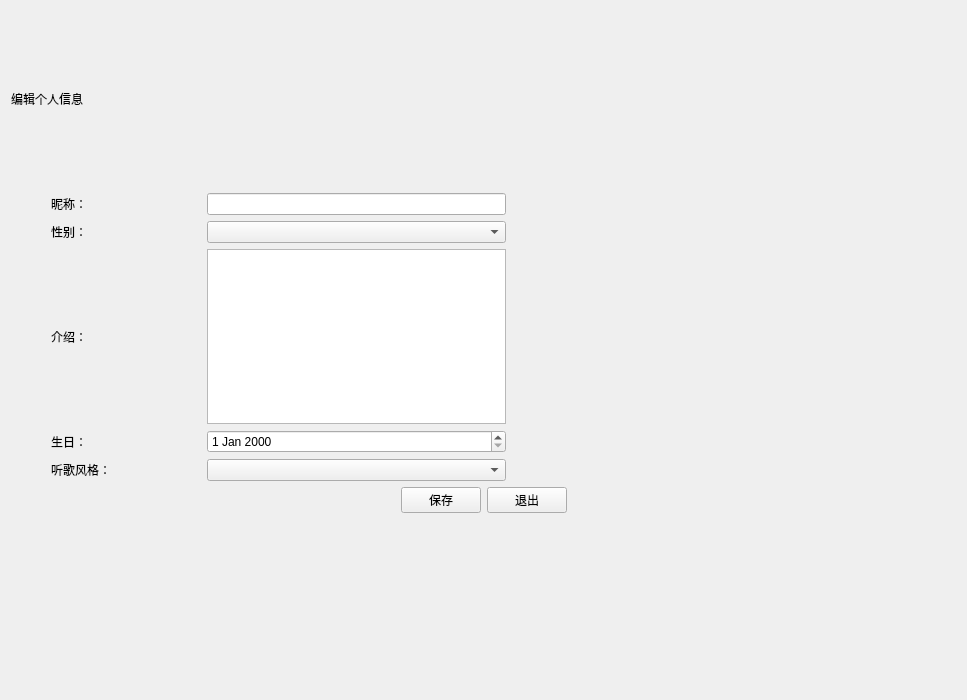
<?xml version="1.0" encoding="UTF-8"?>
<ui version="4.0">
 <class>UserEdit</class>
 <widget class="QWidget" name="UserEdit">
  <property name="geometry">
   <rect>
    <x>0</x>
    <y>0</y>
    <width>967</width>
    <height>700</height>
   </rect>
  </property>
  <property name="windowTitle">
   <string>Form</string>
  </property>
  <layout class="QVBoxLayout" name="verticalLayout_2">
   <item>
    <layout class="QVBoxLayout" name="verticalLayout" stretch="2,1,1,2,1,1,1,2">
     <item>
      <widget class="QLabel" name="label">
       <property name="styleSheet">
        <string notr="true">font: 28pt &quot;微软雅黑&quot;;</string>
       </property>
       <property name="text">
        <string>编辑个人信息</string>
       </property>
      </widget>
     </item>
     <item>
      <layout class="QHBoxLayout" name="horizontalLayout" stretch="0,1,2,3">
       <item>
        <spacer name="horizontalSpacer_5">
         <property name="orientation">
          <enum>Qt::Horizontal</enum>
         </property>
         <property name="sizeHint" stdset="0">
          <size>
           <width>40</width>
           <height>20</height>
          </size>
         </property>
        </spacer>
       </item>
       <item>
        <widget class="QLabel" name="label_2">
         <property name="text">
          <string>昵称：</string>
         </property>
        </widget>
       </item>
       <item>
        <widget class="QLineEdit" name="UserEditUnameLineEdit"/>
       </item>
       <item>
        <spacer name="horizontalSpacer_3">
         <property name="orientation">
          <enum>Qt::Horizontal</enum>
         </property>
         <property name="sizeHint" stdset="0">
          <size>
           <width>40</width>
           <height>20</height>
          </size>
         </property>
        </spacer>
       </item>
      </layout>
     </item>
     <item>
      <layout class="QHBoxLayout" name="horizontalLayout_2" stretch="0,1,2,3">
       <item>
        <spacer name="horizontalSpacer_6">
         <property name="orientation">
          <enum>Qt::Horizontal</enum>
         </property>
         <property name="sizeHint" stdset="0">
          <size>
           <width>40</width>
           <height>20</height>
          </size>
         </property>
        </spacer>
       </item>
       <item>
        <widget class="QLabel" name="label_3">
         <property name="text">
          <string>性别：</string>
         </property>
        </widget>
       </item>
       <item>
        <widget class="QComboBox" name="UserEditUSexComboBox"/>
       </item>
       <item>
        <spacer name="horizontalSpacer_4">
         <property name="orientation">
          <enum>Qt::Horizontal</enum>
         </property>
         <property name="sizeHint" stdset="0">
          <size>
           <width>40</width>
           <height>20</height>
          </size>
         </property>
        </spacer>
       </item>
      </layout>
     </item>
     <item>
      <layout class="QHBoxLayout" name="horizontalLayout_3" stretch="0,1,2,3">
       <item>
        <spacer name="horizontalSpacer_7">
         <property name="orientation">
          <enum>Qt::Horizontal</enum>
         </property>
         <property name="sizeHint" stdset="0">
          <size>
           <width>40</width>
           <height>20</height>
          </size>
         </property>
        </spacer>
       </item>
       <item>
        <widget class="QLabel" name="label_4">
         <property name="text">
          <string>介绍：</string>
         </property>
        </widget>
       </item>
       <item>
        <widget class="QTextEdit" name="UserEditUIntroTextEdit"/>
       </item>
       <item>
        <spacer name="horizontalSpacer_12">
         <property name="orientation">
          <enum>Qt::Horizontal</enum>
         </property>
         <property name="sizeHint" stdset="0">
          <size>
           <width>40</width>
           <height>20</height>
          </size>
         </property>
        </spacer>
       </item>
      </layout>
     </item>
     <item>
      <layout class="QHBoxLayout" name="horizontalLayout_4" stretch="0,1,2,3">
       <item>
        <spacer name="horizontalSpacer_8">
         <property name="orientation">
          <enum>Qt::Horizontal</enum>
         </property>
         <property name="sizeHint" stdset="0">
          <size>
           <width>40</width>
           <height>20</height>
          </size>
         </property>
        </spacer>
       </item>
       <item>
        <widget class="QLabel" name="label_5">
         <property name="text">
          <string>生日：</string>
         </property>
        </widget>
       </item>
       <item>
        <widget class="QDateEdit" name="UserEditUBirthdaydateEdit"/>
       </item>
       <item>
        <spacer name="horizontalSpacer_10">
         <property name="orientation">
          <enum>Qt::Horizontal</enum>
         </property>
         <property name="sizeHint" stdset="0">
          <size>
           <width>40</width>
           <height>20</height>
          </size>
         </property>
        </spacer>
       </item>
      </layout>
     </item>
     <item>
      <layout class="QHBoxLayout" name="horizontalLayout_5" stretch="0,1,2,3">
       <item>
        <spacer name="horizontalSpacer_9">
         <property name="orientation">
          <enum>Qt::Horizontal</enum>
         </property>
         <property name="sizeHint" stdset="0">
          <size>
           <width>40</width>
           <height>20</height>
          </size>
         </property>
        </spacer>
       </item>
       <item>
        <widget class="QLabel" name="label_6">
         <property name="text">
          <string>听歌风格：</string>
         </property>
        </widget>
       </item>
       <item>
        <widget class="QComboBox" name="UserEditLIDComboBox"/>
       </item>
       <item>
        <spacer name="horizontalSpacer_11">
         <property name="orientation">
          <enum>Qt::Horizontal</enum>
         </property>
         <property name="sizeHint" stdset="0">
          <size>
           <width>40</width>
           <height>20</height>
          </size>
         </property>
        </spacer>
       </item>
      </layout>
     </item>
     <item>
      <layout class="QHBoxLayout" name="horizontalLayout_6">
       <item>
        <spacer name="horizontalSpacer">
         <property name="orientation">
          <enum>Qt::Horizontal</enum>
         </property>
         <property name="sizeHint" stdset="0">
          <size>
           <width>40</width>
           <height>20</height>
          </size>
         </property>
        </spacer>
       </item>
       <item>
        <widget class="QPushButton" name="pushButton">
         <property name="text">
          <string>保存</string>
         </property>
        </widget>
       </item>
       <item>
        <widget class="QPushButton" name="pushButton_2">
         <property name="text">
          <string>退出</string>
         </property>
        </widget>
       </item>
       <item>
        <spacer name="horizontalSpacer_2">
         <property name="orientation">
          <enum>Qt::Horizontal</enum>
         </property>
         <property name="sizeHint" stdset="0">
          <size>
           <width>40</width>
           <height>20</height>
          </size>
         </property>
        </spacer>
       </item>
      </layout>
     </item>
     <item>
      <spacer name="verticalSpacer">
       <property name="orientation">
        <enum>Qt::Vertical</enum>
       </property>
       <property name="sizeHint" stdset="0">
        <size>
         <width>20</width>
         <height>40</height>
        </size>
       </property>
      </spacer>
     </item>
    </layout>
   </item>
  </layout>
 </widget>
 <resources/>
 <connections/>
</ui>
